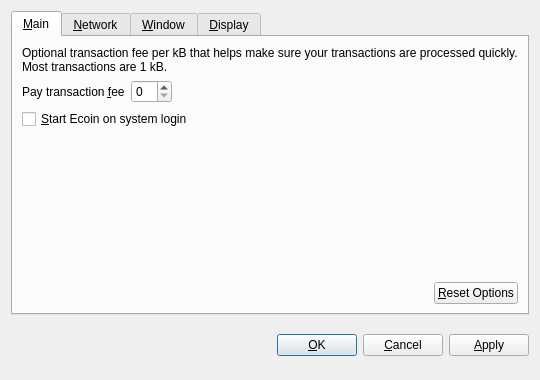
<?xml version="1.0" encoding="UTF-8"?>
<ui version="4.0">
 <class>OptionsDialog</class>
 <widget class="QDialog" name="OptionsDialog">
  <property name="geometry">
   <rect>
    <x>0</x>
    <y>0</y>
    <width>540</width>
    <height>380</height>
   </rect>
  </property>
  <property name="windowTitle">
   <string>Options</string>
  </property>
  <property name="modal">
   <bool>true</bool>
  </property>
  <layout class="QVBoxLayout" name="verticalLayout">
   <item>
    <widget class="QTabWidget" name="tabWidget">
     <property name="tabPosition">
      <enum>QTabWidget::North</enum>
     </property>
     <property name="currentIndex">
      <number>0</number>
     </property>
     <widget class="QWidget" name="tabMain">
      <attribute name="title">
       <string>&amp;Main</string>
      </attribute>
      <layout class="QVBoxLayout" name="verticalLayout_Main">
       <item>
        <widget class="QLabel" name="transactionFeeInfoLabel">
         <property name="text">
          <string>Optional transaction fee per kB that helps make sure your transactions are processed quickly. Most transactions are 1 kB.</string>
         </property>
         <property name="textFormat">
          <enum>Qt::PlainText</enum>
         </property>
         <property name="wordWrap">
          <bool>true</bool>
         </property>
        </widget>
       </item>
       <item>
        <layout class="QHBoxLayout" name="horizontalLayout_1_Main">
         <item>
          <widget class="QLabel" name="transactionFeeLabel">
           <property name="text">
            <string>Pay transaction &amp;fee</string>
           </property>
           <property name="textFormat">
            <enum>Qt::PlainText</enum>
           </property>
           <property name="buddy">
            <cstring>transactionFee</cstring>
           </property>
          </widget>
         </item>
         <item>
          <widget class="BitcoinAmountField" name="transactionFee"/>
         </item>
         <item>
          <spacer name="horizontalSpacer_1_Main">
           <property name="orientation">
            <enum>Qt::Horizontal</enum>
           </property>
           <property name="sizeHint" stdset="0">
            <size>
             <width>40</width>
             <height>20</height>
            </size>
           </property>
          </spacer>
         </item>
        </layout>
       </item>
       <item>
        <widget class="QCheckBox" name="bitcoinAtStartup">
         <property name="toolTip">
          <string>Automatically start Ecoin after logging in to the system.</string>
         </property>
         <property name="text">
          <string>&amp;Start Ecoin on system login</string>
         </property>
        </widget>
       </item>
       <item>
        <spacer name="verticalSpacer_Main">
         <property name="orientation">
          <enum>Qt::Vertical</enum>
         </property>
         <property name="sizeHint" stdset="0">
          <size>
           <width>20</width>
           <height>40</height>
          </size>
         </property>
        </spacer>
       </item>
       <item>
        <layout class="QHBoxLayout" name="horizontalLayout_2_Main">
         <item>
          <spacer name="horizontalSpacer_2_Main">
           <property name="orientation">
            <enum>Qt::Horizontal</enum>
           </property>
           <property name="sizeHint" stdset="0">
            <size>
             <width>40</width>
             <height>20</height>
            </size>
           </property>
          </spacer>
         </item>
         <item>
          <widget class="QPushButton" name="resetButton">
           <property name="toolTip">
            <string>Reset all client options to default.</string>
           </property>
           <property name="text">
            <string>&amp;Reset Options</string>
           </property>
           <property name="autoDefault">
            <bool>false</bool>
           </property>
          </widget>
         </item>
        </layout>
       </item>
      </layout>
     </widget>
     <widget class="QWidget" name="tabNetwork">
      <attribute name="title">
       <string>&amp;Network</string>
      </attribute>
      <layout class="QVBoxLayout" name="verticalLayout_Network">
       <item>
        <widget class="QCheckBox" name="mapPortUpnp">
         <property name="toolTip">
          <string>Automatically open the Ecoin client port on the router. This only works when your router supports UPnP and it is enabled.</string>
         </property>
         <property name="text">
          <string>Map port using &amp;UPnP</string>
         </property>
        </widget>
       </item>
       <item>
        <widget class="QCheckBox" name="connectSocks">
         <property name="toolTip">
          <string>Connect to the Ecoin network through a SOCKS proxy (e.g. when connecting through Tor).</string>
         </property>
         <property name="text">
          <string>&amp;Connect through SOCKS proxy:</string>
         </property>
        </widget>
       </item>
       <item>
        <layout class="QHBoxLayout" name="horizontalLayout_Network">
         <item>
          <widget class="QLabel" name="proxyIpLabel">
           <property name="text">
            <string>Proxy &amp;IP:</string>
           </property>
           <property name="textFormat">
            <enum>Qt::PlainText</enum>
           </property>
           <property name="buddy">
            <cstring>proxyIp</cstring>
           </property>
          </widget>
         </item>
         <item>
          <widget class="QValidatedLineEdit" name="proxyIp">
           <property name="maximumSize">
            <size>
             <width>140</width>
             <height>16777215</height>
            </size>
           </property>
           <property name="toolTip">
            <string>IP address of the proxy (e.g. 127.0.0.1)</string>
           </property>
          </widget>
         </item>
         <item>
          <widget class="QLabel" name="proxyPortLabel">
           <property name="text">
            <string>&amp;Port:</string>
           </property>
           <property name="textFormat">
            <enum>Qt::PlainText</enum>
           </property>
           <property name="buddy">
            <cstring>proxyPort</cstring>
           </property>
          </widget>
         </item>
         <item>
          <widget class="QLineEdit" name="proxyPort">
           <property name="maximumSize">
            <size>
             <width>55</width>
             <height>16777215</height>
            </size>
           </property>
           <property name="toolTip">
            <string>Port of the proxy (e.g. 9050)</string>
           </property>
          </widget>
         </item>
         <item>
          <widget class="QLabel" name="socksVersionLabel">
           <property name="text">
            <string>SOCKS &amp;Version:</string>
           </property>
           <property name="textFormat">
            <enum>Qt::PlainText</enum>
           </property>
           <property name="buddy">
            <cstring>socksVersion</cstring>
           </property>
          </widget>
         </item>
         <item>
          <widget class="QValueComboBox" name="socksVersion">
           <property name="toolTip">
            <string>SOCKS version of the proxy (e.g. 5)</string>
           </property>
          </widget>
         </item>
         <item>
          <spacer name="horizontalSpacer_Network">
           <property name="orientation">
            <enum>Qt::Horizontal</enum>
           </property>
           <property name="sizeHint" stdset="0">
            <size>
             <width>40</width>
             <height>20</height>
            </size>
           </property>
          </spacer>
         </item>
        </layout>
       </item>
       <item>
        <spacer name="verticalSpacer_Network">
         <property name="orientation">
          <enum>Qt::Vertical</enum>
         </property>
         <property name="sizeHint" stdset="0">
          <size>
           <width>20</width>
           <height>40</height>
          </size>
         </property>
        </spacer>
       </item>
      </layout>
     </widget>
     <widget class="QWidget" name="tabWindow">
      <attribute name="title">
       <string>&amp;Window</string>
      </attribute>
      <layout class="QVBoxLayout" name="verticalLayout_Window">
       <item>
        <widget class="QCheckBox" name="minimizeToTray">
         <property name="toolTip">
          <string>Show only a tray icon after minimizing the window.</string>
         </property>
         <property name="text">
          <string>&amp;Minimize to the tray instead of the taskbar</string>
         </property>
        </widget>
       </item>
       <item>
        <widget class="QCheckBox" name="minimizeOnClose">
         <property name="toolTip">
          <string>Minimize instead of exit the application when the window is closed. When this option is enabled, the application will be closed only after selecting Quit in the menu.</string>
         </property>
         <property name="text">
          <string>M&amp;inimize on close</string>
         </property>
        </widget>
       </item>
       <item>
        <spacer name="verticalSpacer_Window">
         <property name="orientation">
          <enum>Qt::Vertical</enum>
         </property>
         <property name="sizeHint" stdset="0">
          <size>
           <width>20</width>
           <height>40</height>
          </size>
         </property>
        </spacer>
       </item>
      </layout>
     </widget>
     <widget class="QWidget" name="tabDisplay">
      <attribute name="title">
       <string>&amp;Display</string>
      </attribute>
      <layout class="QVBoxLayout" name="verticalLayout_Display">
       <item>
        <layout class="QHBoxLayout" name="horizontalLayout_1_Display">
         <item>
          <widget class="QLabel" name="langLabel">
           <property name="text">
            <string>User Interface &amp;language:</string>
           </property>
           <property name="textFormat">
            <enum>Qt::PlainText</enum>
           </property>
           <property name="buddy">
            <cstring>lang</cstring>
           </property>
          </widget>
         </item>
         <item>
          <widget class="QValueComboBox" name="lang">
           <property name="toolTip">
            <string>The user interface language can be set here. This setting will take effect after restarting Ecoin.</string>
           </property>
          </widget>
         </item>
        </layout>
       </item>
       <item>
        <layout class="QHBoxLayout" name="horizontalLayout_2_Display">
         <item>
          <widget class="QLabel" name="unitLabel">
           <property name="text">
            <string>&amp;Unit to show amounts in:</string>
           </property>
           <property name="textFormat">
            <enum>Qt::PlainText</enum>
           </property>
           <property name="buddy">
            <cstring>unit</cstring>
           </property>
          </widget>
         </item>
         <item>
          <widget class="QValueComboBox" name="unit">
           <property name="toolTip">
            <string>Choose the default subdivision unit to show in the interface and when sending coins.</string>
           </property>
          </widget>
         </item>
        </layout>
       </item>
       <item>
        <widget class="QCheckBox" name="displayAddresses">
         <property name="toolTip">
          <string>Whether to show Ecoin addresses in the transaction list or not.</string>
         </property>
         <property name="text">
          <string>&amp;Display addresses in transaction list</string>
         </property>
        </widget>
       </item>
       <item>
        <widget class="QCheckBox" name="coinControlFeatures">
         <property name="toolTip">
          <string>Whether to show coin control features or not.</string>
         </property>
         <property name="text">
          <string>Display coin &amp;control features (experts only!)</string>
         </property>
        </widget>
       </item>
       <item>
        <spacer name="verticalSpacer_Display">
         <property name="orientation">
          <enum>Qt::Vertical</enum>
         </property>
         <property name="sizeHint" stdset="0">
          <size>
           <width>20</width>
           <height>40</height>
          </size>
         </property>
        </spacer>
       </item>
      </layout>
     </widget>
    </widget>
   </item>
   <item>
    <layout class="QHBoxLayout" name="horizontalLayout_Buttons">
     <item>
      <spacer name="horizontalSpacer_1">
       <property name="orientation">
        <enum>Qt::Horizontal</enum>
       </property>
       <property name="sizeHint" stdset="0">
        <size>
         <width>40</width>
         <height>48</height>
        </size>
       </property>
      </spacer>
     </item>
     <item>
      <widget class="QLabel" name="statusLabel">
       <property name="font">
        <font>
         <weight>75</weight>
         <bold>true</bold>
        </font>
       </property>
       <property name="text">
        <string/>
       </property>
       <property name="textFormat">
        <enum>Qt::PlainText</enum>
       </property>
       <property name="wordWrap">
        <bool>true</bool>
       </property>
      </widget>
     </item>
     <item>
      <spacer name="horizontalSpacer_2">
       <property name="orientation">
        <enum>Qt::Horizontal</enum>
       </property>
       <property name="sizeHint" stdset="0">
        <size>
         <width>40</width>
         <height>48</height>
        </size>
       </property>
      </spacer>
     </item>
     <item>
      <widget class="QPushButton" name="okButton">
       <property name="text">
        <string>&amp;OK</string>
       </property>
      </widget>
     </item>
     <item>
      <widget class="QPushButton" name="cancelButton">
       <property name="text">
        <string>&amp;Cancel</string>
       </property>
       <property name="autoDefault">
        <bool>false</bool>
       </property>
      </widget>
     </item>
     <item>
      <widget class="QPushButton" name="applyButton">
       <property name="text">
        <string>&amp;Apply</string>
       </property>
       <property name="autoDefault">
        <bool>false</bool>
       </property>
      </widget>
     </item>
    </layout>
   </item>
  </layout>
 </widget>
 <customwidgets>
  <customwidget>
   <class>BitcoinAmountField</class>
   <extends>QSpinBox</extends>
   <header>bitcoinamountfield.h</header>
  </customwidget>
  <customwidget>
   <class>QValueComboBox</class>
   <extends>QComboBox</extends>
   <header>qvaluecombobox.h</header>
  </customwidget>
  <customwidget>
   <class>QValidatedLineEdit</class>
   <extends>QLineEdit</extends>
   <header>qvalidatedlineedit.h</header>
  </customwidget>
 </customwidgets>
 <resources/>
 <connections/>
</ui>
